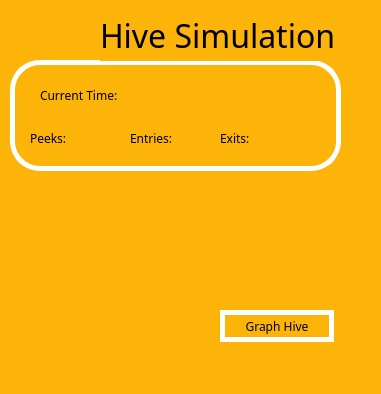
<?xml version="1.0" encoding="UTF-8"?>
<ui version="4.0">
 <class>DisplayInfo</class>
 <widget class="QDialog" name="DisplayInfo">
  <property name="geometry">
   <rect>
    <x>0</x>
    <y>0</y>
    <width>381</width>
    <height>394</height>
   </rect>
  </property>
  <property name="windowTitle">
   <string>Dialog</string>
  </property>
  <property name="styleSheet">
   <string notr="true">
*{
background-color: rgb(253, 180, 8);
}


QPushButton{
background-color: qlineargradient(x1: 0, y1: 0, x2: 0, y2: 1, stop: 0 white, stop: 1 light blue);
border-style: solid;
border-color: white;
border-width: 5px;
border-radius: 1000px;
}

QFrame{
background:white;	
}

QLabel{
	background-color: rgb(253, 180, 8);
}</string>
  </property>
  <widget class="QLabel" name="label">
   <property name="geometry">
    <rect>
     <x>100</x>
     <y>10</y>
     <width>271</width>
     <height>51</height>
    </rect>
   </property>
   <property name="font">
    <font>
     <family>Didot</family>
     <pointsize>24</pointsize>
    </font>
   </property>
   <property name="styleSheet">
    <string notr="true">background-color: rgb(253, 180, 8);</string>
   </property>
   <property name="text">
    <string>Hive Simulation</string>
   </property>
  </widget>
  <widget class="QLabel" name="Time">
   <property name="geometry">
    <rect>
     <x>140</x>
     <y>80</y>
     <width>91</width>
     <height>31</height>
    </rect>
   </property>
   <property name="styleSheet">
    <string notr="true">background-color: rgb(253, 180, 8);</string>
   </property>
   <property name="text">
    <string/>
   </property>
  </widget>
  <widget class="QLabel" name="Peaks">
   <property name="geometry">
    <rect>
     <x>70</x>
     <y>130</y>
     <width>59</width>
     <height>16</height>
    </rect>
   </property>
   <property name="styleSheet">
    <string notr="true">background-color: rgb(253, 180, 8);</string>
   </property>
   <property name="text">
    <string/>
   </property>
  </widget>
  <widget class="QLabel" name="label_3">
   <property name="geometry">
    <rect>
     <x>130</x>
     <y>130</y>
     <width>59</width>
     <height>16</height>
    </rect>
   </property>
   <property name="font">
    <font>
     <family>Didot</family>
    </font>
   </property>
   <property name="styleSheet">
    <string notr="true">background-color: rgb(253, 180, 8);</string>
   </property>
   <property name="text">
    <string>Entries:</string>
   </property>
  </widget>
  <widget class="QLabel" name="Entries">
   <property name="geometry">
    <rect>
     <x>180</x>
     <y>130</y>
     <width>59</width>
     <height>16</height>
    </rect>
   </property>
   <property name="styleSheet">
    <string notr="true">background-color: rgb(253, 180, 8);</string>
   </property>
   <property name="text">
    <string/>
   </property>
  </widget>
  <widget class="QLabel" name="Exits">
   <property name="geometry">
    <rect>
     <x>290</x>
     <y>130</y>
     <width>41</width>
     <height>16</height>
    </rect>
   </property>
   <property name="styleSheet">
    <string notr="true">background-color: rgb(253, 180, 8);</string>
   </property>
   <property name="text">
    <string/>
   </property>
  </widget>
  <widget class="QLabel" name="label_5">
   <property name="geometry">
    <rect>
     <x>40</x>
     <y>80</y>
     <width>91</width>
     <height>31</height>
    </rect>
   </property>
   <property name="font">
    <font>
     <family>Didot</family>
    </font>
   </property>
   <property name="styleSheet">
    <string notr="true">background-color: rgb(253, 180, 8);</string>
   </property>
   <property name="text">
    <string>Current Time:</string>
   </property>
  </widget>
  <widget class="QFrame" name="frame">
   <property name="geometry">
    <rect>
     <x>10</x>
     <y>60</y>
     <width>331</width>
     <height>111</height>
    </rect>
   </property>
   <property name="styleSheet">
    <string notr="true">
background-color: qlineargradient(x1: 0, y1: 0, x2: 0, y2: 1, stop: 0 white, stop: 1 light blue);

border-style: solid;
border-color: white;
border-width: 5px;
border-radius: 30px;</string>
   </property>
   <property name="frameShape">
    <enum>QFrame::StyledPanel</enum>
   </property>
   <property name="frameShadow">
    <enum>QFrame::Raised</enum>
   </property>
  </widget>
  <widget class="QLabel" name="label_2">
   <property name="geometry">
    <rect>
     <x>30</x>
     <y>130</y>
     <width>59</width>
     <height>16</height>
    </rect>
   </property>
   <property name="font">
    <font>
     <family>Didot</family>
    </font>
   </property>
   <property name="styleSheet">
    <string notr="true">background-color: rgb(253, 180, 8);</string>
   </property>
   <property name="text">
    <string>Peeks:</string>
   </property>
  </widget>
  <widget class="QLabel" name="label_4">
   <property name="geometry">
    <rect>
     <x>220</x>
     <y>130</y>
     <width>41</width>
     <height>16</height>
    </rect>
   </property>
   <property name="font">
    <font>
     <family>Didot</family>
    </font>
   </property>
   <property name="styleSheet">
    <string notr="true">background-color: rgb(253, 180, 8);</string>
   </property>
   <property name="text">
    <string>Exits:</string>
   </property>
  </widget>
  <widget class="QLabel" name="warning">
   <property name="geometry">
    <rect>
     <x>80</x>
     <y>200</y>
     <width>251</width>
     <height>61</height>
    </rect>
   </property>
   <property name="styleSheet">
    <string notr="true"/>
   </property>
   <property name="text">
    <string/>
   </property>
  </widget>
  <widget class="QPushButton" name="pushButton">
   <property name="geometry">
    <rect>
     <x>220</x>
     <y>310</y>
     <width>114</width>
     <height>32</height>
    </rect>
   </property>
   <property name="font">
    <font>
     <family>Didot</family>
    </font>
   </property>
   <property name="text">
    <string>Graph Hive</string>
   </property>
  </widget>
  <widget class="QLabel" name="warningSign">
   <property name="geometry">
    <rect>
     <x>10</x>
     <y>200</y>
     <width>71</width>
     <height>61</height>
    </rect>
   </property>
   <property name="text">
    <string/>
   </property>
  </widget>
  <zorder>frame</zorder>
  <zorder>label</zorder>
  <zorder>Time</zorder>
  <zorder>label_3</zorder>
  <zorder>Entries</zorder>
  <zorder>Exits</zorder>
  <zorder>label_5</zorder>
  <zorder>label_2</zorder>
  <zorder>label_4</zorder>
  <zorder>Peaks</zorder>
  <zorder>warning</zorder>
  <zorder>pushButton</zorder>
  <zorder>warningSign</zorder>
 </widget>
 <resources/>
 <connections/>
</ui>
